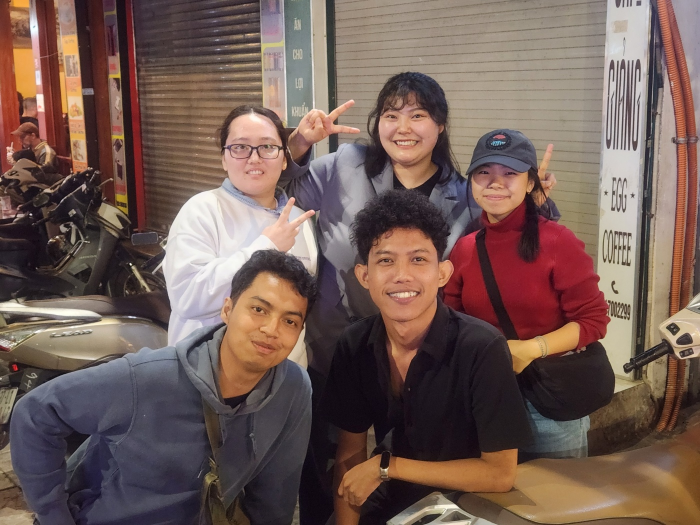
#> input picture preprocessing/our_story/01.jpg, 1400 x 1050 px (shown at 1/2 size); its folder holds only this picture in this run
$ python cutting_photo.py
#> lines starting #> are read from the running program, lines starting #| are printed output that depends on the picture
from pathlib import Path
from PIL import Image, ImageOps, ImageColor

# ===== 기본 설정 =====
INPUT_DIR = Path("./our_story")        # 원본 이미지 폴더
OUTPUT_DIR = Path("./fulls_fixed")     # 결과 저장 폴더
SIZE = (1600, 900)                     # 목표 크기 (가로 x 세로)
MODE = "contain"                       # "cover" 또는 "contain"
BG_COLOR = ImageColor.getrgb("#000000")  # contain 모드 배경색
QUALITY = 92                           # JPEG/WebP 퀄리티
OUTPUT_EXT = ".jpg"                    # 저장 확장자 (".jpg", ".png", ".webp" 가능)

def process_image(src_path: Path, dst_path: Path):
    dst_path.parent.mkdir(parents=True, exist_ok=True)
    with Image.open(src_path) as im:
#> im is the input picture: PIL image 1400x1050 RGB; mean R, G, B 115.2, 92.7, 85.7
        im = ImageOps.exif_transpose(im)

        if MODE == "cover":
            thumb = ImageOps.fit(im, SIZE, method=Image.LANCZOS, centering=(0.5, 0.5))
        elif MODE == "contain":
            thumb = im.copy()
            thumb.thumbnail(SIZE, Image.LANCZOS)
            canvas = Image.new("RGB", SIZE, BG_COLOR)
#> canvas: PIL image 1600x900 RGB; every value is 0
            x = (SIZE[0] - thumb.size[0]) // 2
#> x = 200
            y = (SIZE[1] - thumb.size[1]) // 2
#> y = 0
            canvas.paste(thumb, (x, y))
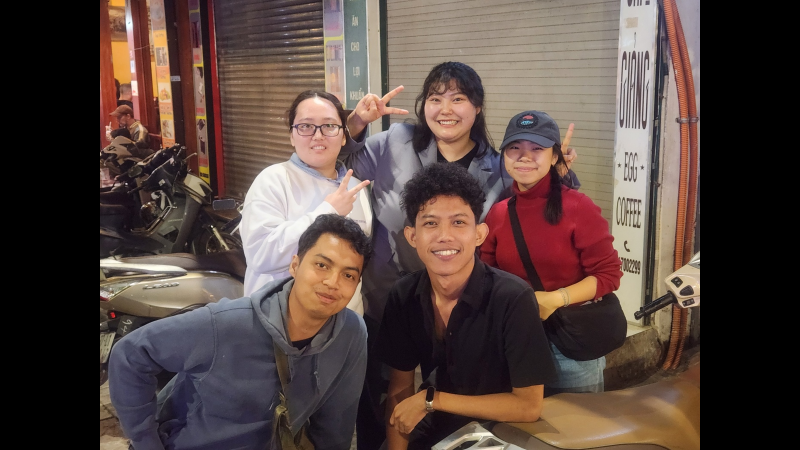
#> canvas: PIL image 1600x900 RGB (shown at 1/2 size); mean R, G, B 86.4, 69.5, 64.3
            thumb = canvas
        else:
            raise ValueError("MODE must be 'cover' or 'contain'")

        # 저장
        if OUTPUT_EXT.lower() in (".jpg", ".jpeg"):
            thumb = thumb.convert("RGB")
            thumb.save(dst_path, format="JPEG", quality=QUALITY, optimize=True, progressive=True)
        elif OUTPUT_EXT.lower() == ".webp":
            thumb.save(dst_path, format="WEBP", quality=QUALITY, method=6)
        else:
            thumb.save(dst_path, format="PNG", optimize=True)

def main():
    if not INPUT_DIR.exists():
        print(f"❌ Input folder not found: {INPUT_DIR}")
        return

    patterns = ["*.jpg", "*.jpeg", "*.png", "*.webp", "*.bmp"]
    files = []
    for pat in patterns:
        files.extend(INPUT_DIR.glob(pat))

    files = sorted(files)  # 정렬 (이름순)

    if not files:
        print("⚠️ No images found in input folder.")
        return

    for idx, src in enumerate(files, start=1):
        filename = f"{idx:03d}{OUTPUT_EXT}"  # 001, 002, 003 …
        dst = OUTPUT_DIR / filename
        try:
            process_image(src, dst)
            print(f"[OK] {src} -> {dst}")
        except Exception as e:
            print(f"[ERR] {src}: {e}")

if __name__ == "__main__":
    main()
